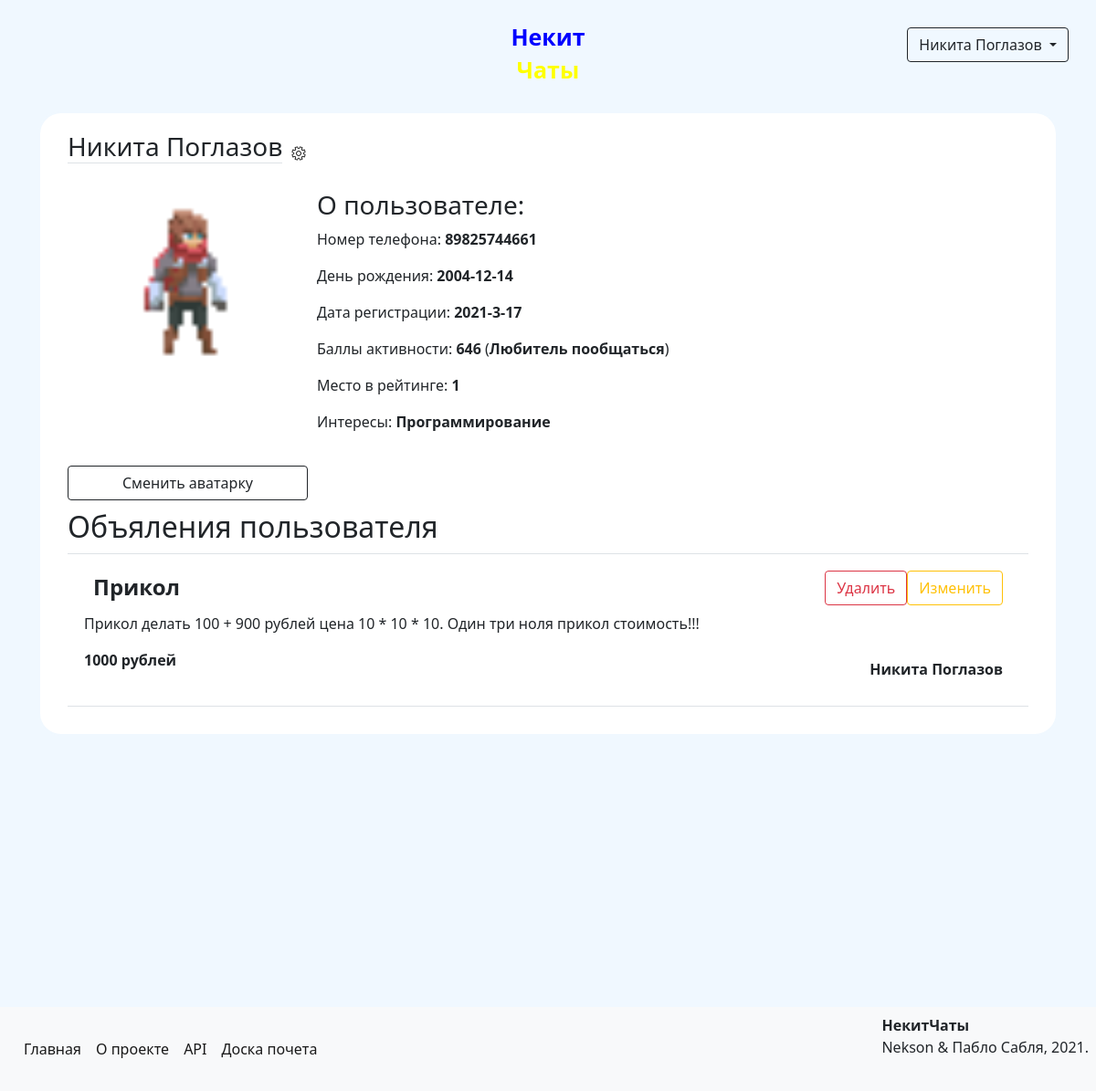
Page /profile/1 (signed in) on the earlier database version.
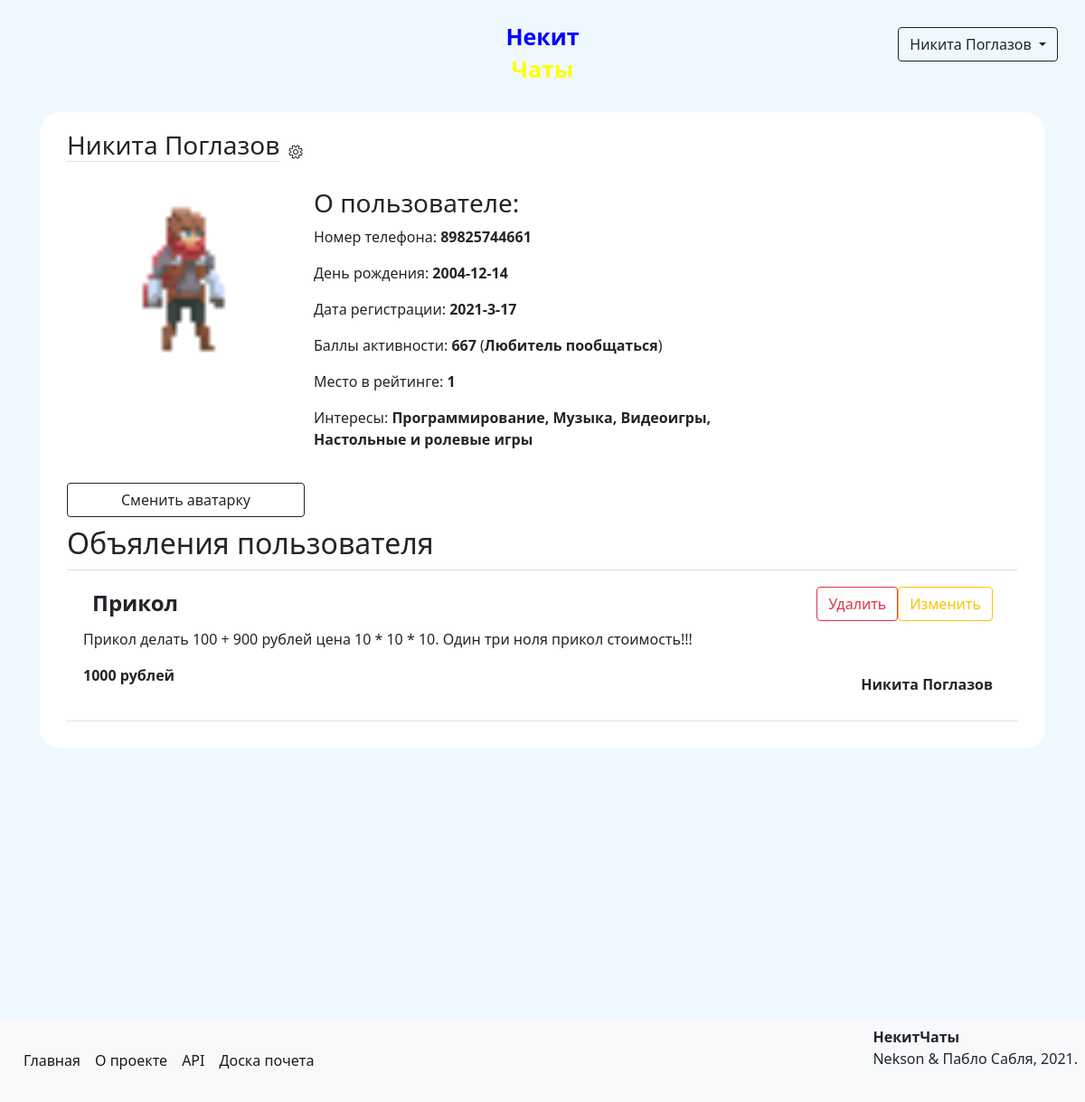
Same page on the later database version.
### data/models/user.py (models this page shows, shortened)
class User(SqlAlchemyBase, UserMixin, SerializerMixin):
    __tablename__ = 'users'
    serialize_rules = ('-advertisements',)
    id = Column(Integer, autoincrement=True, primary_key=True)
    name = Column(Unicode)
    surname = Column(Unicode)
    birthday = Column(DateTime)
    email = Column(String, unique=True)
    phone_number = Column(String, unique=True)
    hashed_password = Column(String)
    registration_time = Column(DateTime, default=datetime.now)
    rating = Column(Integer, default=0)
    rank_id = Column(Integer, ForeignKey('ranks.id'))
    position = Column(Integer)
    admin = Column(Boolean, default=0)
    advertisements = relationship('Advertisement', back_populates='author')
    interests = relationship('Interest', secondary='users_to_interests', backref='users')
    rank = relationship('Rank')

### data/models/interests.py (models this page shows)
class Interest(SqlAlchemyBase, SerializerMixin):
    __tablename__ = 'interests'
    serialize_rules = ('-advertisements', '-users')
    id = Column(Integer, primary_key=True, autoincrement=True)
    title = Column(Unicode, nullable=True)

### data/models/advertisements.py (models this page shows)
class Advertisement(SqlAlchemyBase, SerializerMixin):
    __tablename__ = 'advertisements'
    id = Column(Integer, primary_key=True, autoincrement=True)
    title = Column(String)
    author_id = Column(Integer, ForeignKey('users.id'))
    created_at = Column(DateTime, default=datetime.now)
    price = Column(Integer)
    content_id = Column(Integer, ForeignKey('contents.id'))
    author = relationship('User', back_populates='advertisements')
    content = relationship('Content')
    interests = relationship('Interest', secondary='advertisements_to_interests', backref='advertisements')

### data/models/content.py (models this page shows)
class Content(SqlAlchemyBase, SerializerMixin):
    __tablename__ = 'contents'
    id = Column(Integer, autoincrement=True, primary_key=True)
    content = Column(Text)

### main.py (the view)
@app.route('/profile/<int:user_id>')
@login_required
def show_profile(user_id):
    session = create_session()
    user = session.query(User).filter(User.id == user_id).first()
    pic = session.query(Avatar).filter(Avatar.refers_to == user_id).first()
    if pic:
        profile_pic = url_for('static', filename=f"avatars/{pic.link}")
    else:
        profile_pic = url_for('static', filename='avatars/anon.png')
    return render_template('profile.html', user=user, pic=profile_pic)

### data/db_session.py (called while the page is built)
def create_session() -> Session:
    global __factory
    return __factory()

### main.py (called while the page is built)
@login_manager.user_loader
def load_user(user_id):
    session = create_session()
    return session.query(User).get(user_id)

### templates/profile.html (shortened to what this page needs)
{% extends "base.html" %}
{% block content %}
<form class="clearfix">
    <div class="clearfix">
        <div class="clearfix">
            <h3 class="border-bottom float-start">{{ user.name }} {{ user.surname }}</h3>
            {% if user.id == current_user.id %}
                <a class="float-start" href="/profile/{{ current_user.id }}/settings">
                    <div><img src="/static/img/settings.png" width="16px" height="16px"></div>
                </a>
            {% endif %}
        </div>
        <div class="clearfix">
            <img src="{{ pic }}" class="profile-pic rounded-top w-25 h-25 float-start" alt="Упс! Аватарка не найдена!">
            <div class="float-start w-50">
                <h3>О пользователе:</h3>
                <p>Номер телефона: <b>{{ user.phone_number }}</b></p>
                <p>День рождения: <b>{{ user.birthday.year }}-{{ user.birthday.month }}-{{ user.birthday.day }}</b></p>
                <p>Дата регистрации: <b>{{ user.registration_time.year }}-{{ user.registration_time.month }}-{{ user.registration_time.day }}</b></p>
                <p>Баллы активности: <b>{{ user.rating }}</b> (<b>{{ user.rank.title }}</b>)</p>
                <a class="text-reset" href="/top"><p>Место в рейтинге: <b>{{ user.position }}</b></p></a>
                {% if user.interests %}
                    <p>Интересы:
                        {% for i in user.interests %}
                        <b>{{ i.title }}{% if not loop.last %},{% endif %}</b>
                        {% endfor %}
                    </p>
                {% endif %}
            </div>
        </div>
        <div>
            {% if user.id == current_user.id %}
                <a class="btn btn-outline-dark w-25 rounded-bottom" href="/profile/{{ current_user.id }}/avatar">Сменить аватарку</a>
            {% else %}
                <a class="btn btn-outline-dark w-25 rounded-bottom" href="/conversation/{{ user.id }}#bottom">Написать сообщение</a>
            {% endif %}
        </div>
                <div class="clearfix">
            <h2 class="float-right d-inline">Объяления пользователя</h2>
        </div>
        {% for ad in user.advertisements %}
            <div class="p-2 border-top border-bottom">
                <div class="clearfix">
                    <div>
                        <b class="fs-4">{{ ad.title }}</b>
                        {% if current_user == ad.author %}
                            <a href="/advertisements/{{ ad.id }}/edit" class="btn btn-outline-warning float-end">Изменить</a>
                            <a href="/advertisements/{{ ad.id }}/delete" class="btn btn-outline-danger float-end">Удалить</a>
                        {% endif %}
                    </div>
                    <p>{{ ad.content.content }}</p>
                    <b>{{ ad.price }} рублей</b>
                    <div class="float-end">
                        <a href="/profile/{{ ad.author.id }}" class="text-reset"><b>{{ ad.author.name }} {{ ad.author.surname }}</b></a>
                    </div>
                </div>
            </div>
        {% endfor %}
    </div>
</form>
{% endblock %}

### templates/base.html (shortened to what this page needs)
<!DOCTYPE html>
<html lang="en">
<head>
    <link rel="stylesheet" href="/static/css/style.css">
    <link rel="stylesheet" href="https://cdn.jsdelivr.net/npm/bootstrap@5.0.0-beta1/dist/css/bootstrap.min.css"
>
</head>
<body>
<div class="header clearfix">
    {% if current_user.is_authenticated %}
        <div class="dropdown float-end">
            <button class="btn btn-outline-dark dropdown-toggle" type="button" id="dropdownMenuButton" data-toggle="dropdown" aria-haspopup="true" aria-expanded="false">
                {{ current_user.name }} {{ current_user.surname }}
            </button>
        </div>
    {% else %}
        <a class="btn btn-outline-dark register float-end" href="/register">Зарегистрироваться</a>
        <a class="btn btn-outline-dark login float-end" href="/login">Войти</a>
    {% endif %}
    <div class="logo">
        <a href="/">
            <p class="nekit">Некит</p>
            <p class="chats">Чаты</p>
        </a>
    </div>
</div>
<main role="main" class="container clearfix">
    {% block content %}{% endblock %}
</main>
<footer class="clearfix p-2 bg-light">
    <span class="fs-6 float-end"><b>НекитЧаты</b><br>Nekson & Пабло Сабля, 2021.</span>
    <nav class="navbar navbar-expand-lg navbar-light">
        <div class="collapse navbar-collapse" id="navbarSupportedContent">
          <ul class="navbar-nav me-auto mb-2 mb-lg-0">
            <li class="nav-item">
              <a class="nav-link active" href="/">Главная</a>
            </li>
            <li class="nav-item">
              <a class="nav-link active" href="/info">О проекте</a>
            </li>
            <li class="nav-item">
              <a class="nav-link active" href="/api">API</a>
            </li>
            <li class="nav-item">
                <a class="nav-link active" href="/top">Доска почета</a>
            </li>
          </ul>
        </div>
    </nav>
</footer>
</body>
</html>

Differences in the rows shown:
changed User "Никита": rating "646" → "667"
shown differently, row unchanged: Interest "Программирование": now shows ","
now on this page (row unchanged): Interest: title "Музыка"
now on this page (row unchanged): Interest: title "Видеоигры"
now on this page (row unchanged): Interest: title "Настольные и ролевые игры"
